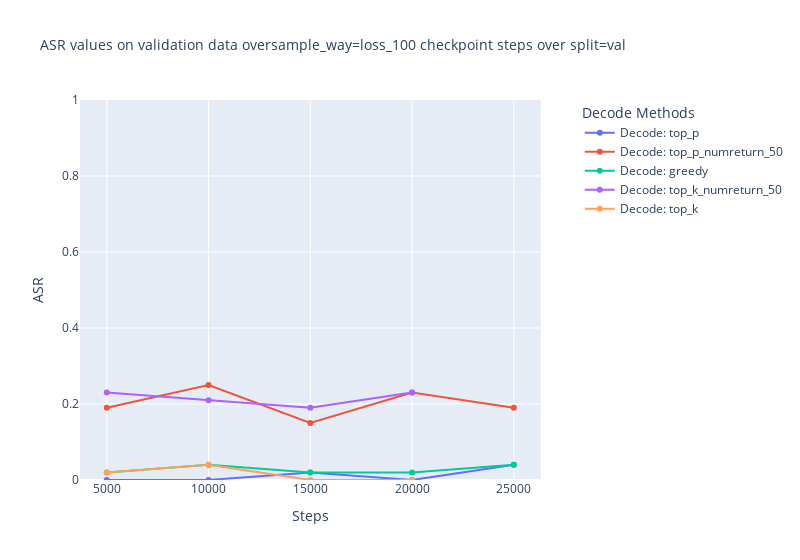

The cell this chart's notebook holds for it:
### Markdown cell above
For ChatGPT

### Code cell
# for gpt
root='/fs/ess/PAA0201/lzy37ld/why_attack/ckpt'
sample_way="loss_100"
ckpt_name=f'prompter_victim=vicuna-7b-chat-v1.5_prompt_type=q_p_model_name=llama2-base_sample_way_and_n_sample={sample_way}_nsample=200_epoch_5'
split="val"
dir_base_name = os.path.join(root,ckpt_name) 
# 示例：搜索 'a/b/c/checkpoint-123/*.json'
"/fs/ess/PAA0201/lzy37ld/why_attack/ckpt/prompter_victim=llama2-7b-chat_prompt_type=q_p_model_name=llama2-base_sample_way_and_n_sample=step_nsample=200_epoch_5/"  # Replace with the actual folder path
files = find_files(f'{dir_base_name}/*{split}_analysis/**/gpt*/*.jsonl')
# print(files)
data = convert_to_d(files)
plot(data,sample_way = sample_way,split = split)

### Figure 1 — Plotly figure (JSON) as saved in the notebook; plotly's stock layout.template omitted (floating-point values rounded to 4 significant figures)
{"data": [{"mode": "lines+markers", "name": "Decode: top_p", "type": "scatter", "x": ["5000", "10000", "15000", "20000", "25000"], "xaxis": "x", "y": [0, 0, 0.02, 0, 0.04], "yaxis": "y"}, {"mode": "lines+markers", "name": "Decode: top_p_numreturn_50", "type": "scatter", "x": ["5000", "10000", "15000", "20000", "25000"], "xaxis": "x", "y": [0.19, 0.25, 0.15, 0.23, 0.19], "yaxis": "y"}, {"mode": "lines+markers", "name": "Decode: greedy", "type": "scatter", "x": ["5000", "10000", "15000", "20000", "25000"], "xaxis": "x", "y": [0.02, 0.04, 0.02, 0.02, 0.04], "yaxis": "y"}, {"mode": "lines+markers", "name": "Decode: top_k_numreturn_50", "type": "scatter", "x": ["5000", "10000", "15000", "20000"], "xaxis": "x", "y": [0.23, 0.21, 0.19, 0.23], "yaxis": "y"}, {"mode": "lines+markers", "name": "Decode: top_k", "type": "scatter", "x": ["5000", "10000", "15000", "20000"], "xaxis": "x", "y": [0.02, 0.04, 0, 0], "yaxis": "y"}], "layout": {"legend": {"title": {"text": "Decode Methods"}}, "title": {"font": {"size": 14}, "text": "ASR values on validation data oversample_way=loss_100 checkpoint steps over split=val"}, "width": 800, "xaxis": {"anchor": "y", "domain": [0, 0.94], "title": {"text": "Steps"}}, "yaxis": {"anchor": "x", "domain": [0, 1], "range": [0, 1], "title": {"text": "ASR"}}, "yaxis2": {"anchor": "x", "overlaying": "y", "side": "right"}}}
